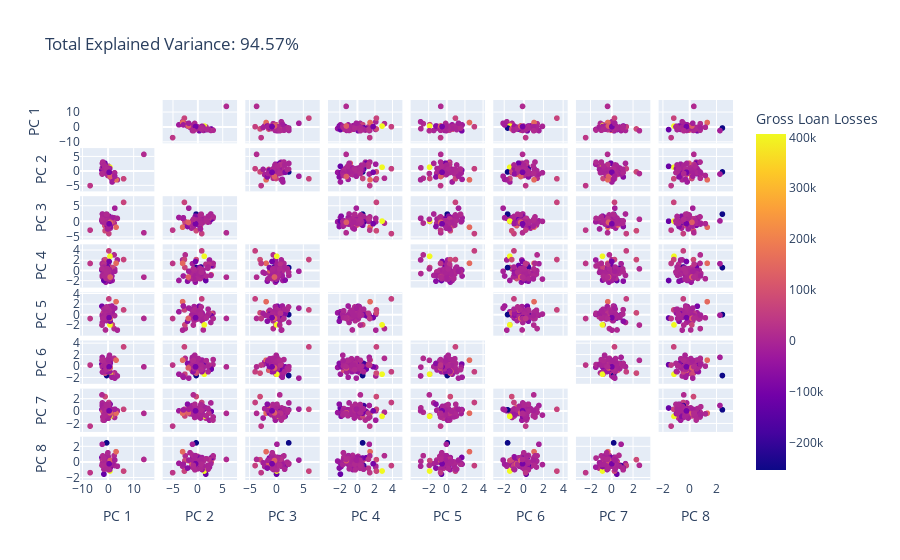

Notebook code for this chart:
### Code cell
# https://plotly.com/python/pca-visualization/

import plotly.express as px

### input#####

X_input = X_sc
y_input = cf_ccar_sta['Gross Loan Losses']
label_y = 'Gross Loan Losses'

###############

components = pca.transform(X_input)

total_var = pca.explained_variance_ratio_.sum() * 100

labels = {str(i): f"PC {i+1}" for i in range(n_component)}
labels['color'] = label_y

fig = px.scatter_matrix(
    components,
    color = y_input,
    dimensions=range(n_component),
    labels=labels,
    title=f'Total Explained Variance: {total_var:.2f}%',
)
fig.update_traces(diagonal_visible=False)
fig.show()
